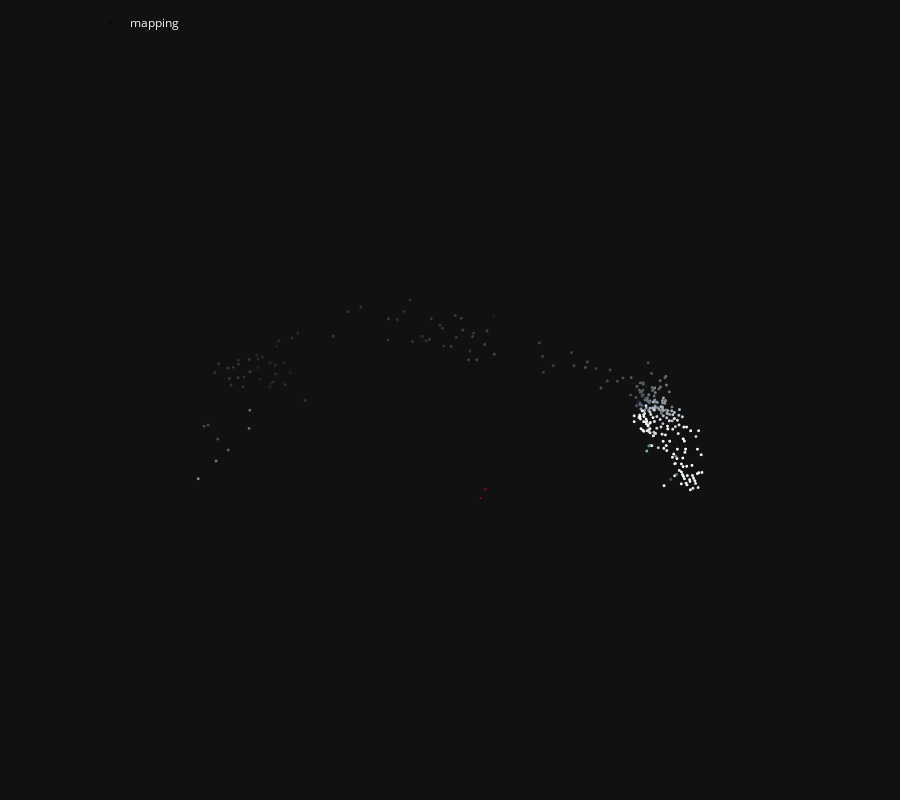

Write notebook code for a chart like this one.
### Markdown cell above
The we run incremental Structure-From-Motion and display the reconstructed 3D model.

### Code cell
model = reconstruction.main(
    sfm_dir, images, sfm_pairs, features, matches, image_list=references
)
fig = viz_3d.init_figure()
viz_3d.plot_reconstruction(
    fig, model, color="rgba(255,0,0,0.5)", name="mapping", points_rgb=True
)
fig.show()

### Figure 1 — Plotly figure (JSON) as saved in the notebook; plotly's stock layout.template omitted (floating-point values rounded to 4 significant figures; data arrays with more than 128 entries replaced by an {"elided": "..."} marker saying what was removed)
{"data": [{"legendgroup": "mapping", "marker": {"color": {"elided": "294x3 int values"}, "line": {"width": 0}, "size": 1}, "mode": "markers", "name": "mapping", "type": "scatter3d", "x": {"elided": "294 float values"}, "y": {"elided": "294 float values"}, "z": {"elided": "294 float values"}}, {"hovertemplate": "Image(image_id=1, camera_id=1, name=\"_this_one.png\", triangulated=300/5000)", "legendgroup": "mapping", "line": {"color": "rgba(255,0,0,0.5)", "width": 1}, "mode": "lines", "name": "1", "showlegend": false, "type": "scatter3d", "x": [0.3363, 0.2113, 0.4613, 0.3363, 0.4613, 0.4613, 0.3363, 0.4613, 0.2113, 0.3363, 0.2113, 0.2113], "y": [-0.3547, -0.425, -0.425, -0.3547, -0.425, -0.2843, -0.3547, -0.2843, -0.2843, -0.3547, -0.2843, -0.425], "z": [4.976, 5.133, 5.133, 4.976, 5.133, 5.133, 4.976, 5.133, 5.133, 4.976, 5.133, 5.133]}, {"hovertemplate": "Image(image_id=2, camera_id=2, name=\"image_2032627445224797851.png\", triangulated=300/5000)", "legendgroup": "mapping", "line": {"color": "rgba(255,0,0,0.5)", "width": 1}, "mode": "lines", "name": "2", "showlegend": false, "type": "scatter3d", "x": [-0.3363, -0.4483, -0.2559, -0.3363, -0.2559, -0.2497, -0.3363, -0.2497, -0.4421, -0.3363, -0.4421, -0.4483], "y": [0.3547, 0.3075, 0.31, 0.3547, 0.31, 0.4492, 0.3547, 0.4492, 0.4467, 0.3547, 0.4467, 0.3075], "z": [-4.976, -4.899, -4.866, -4.976, -4.866, -4.911, -4.976, -4.911, -4.945, -4.976, -4.945, -4.899]}], "layout": {"height": 800, "legend": {"orientation": "h", "x": 0.1, "xanchor": "left", "y": 0.99, "yanchor": "top"}, "margin": {"b": 0, "l": 0, "pad": 0, "r": 0, "t": 0}, "scene": {"aspectmode": "data", "camera": {"eye": {"x": 0, "y": -0.1, "z": -2}, "projection": {"type": "orthographic"}, "up": {"x": 0, "y": -1, "z": 0}}, "dragmode": "orbit", "xaxis": {"autorange": true, "showbackground": false, "showgrid": false, "showline": false, "showticklabels": true, "visible": false}, "yaxis": {"autorange": true, "showbackground": false, "showgrid": false, "showline": false, "showticklabels": true, "visible": false}, "zaxis": {"autorange": true, "showbackground": false, "showgrid": false, "showline": false, "showticklabels": true, "visible": false}}}}
